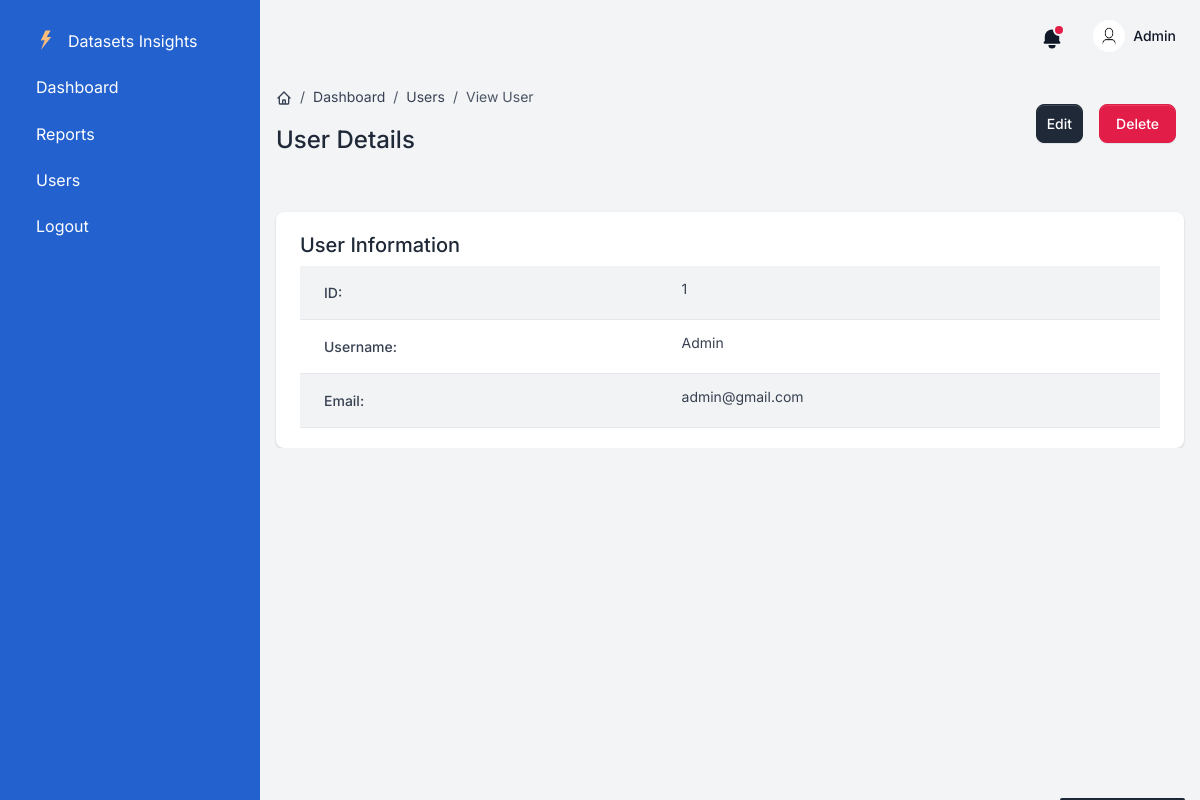
/users/1 (signed in), run on the app's committed database.
### app/models.py (models this page shows, shortened)
class User(UserMixin, db.Model):
    id = db.Column(db.Integer, primary_key=True)
    email = db.Column(db.String(100), unique=True)
    password = db.Column(db.String(100))
    name = db.Column(db.String(100))
    role = db.Column(db.Integer)

### app/user.py (the view)
@users_bp.route('/users/<int:id>', methods=['GET'])
@login_required
def view_user(id):
    user = User.query.get_or_404(id)
    return render_template('users/view_user.html', user=user)

### app/templates/users/view_user.html (shortened to what this page needs)
{% extends "base.html" %}
{% block content %}
    <div class="d-flex justify-content-between flex-wrap flex-md-nowrap align-items-center py-4">
        <div class="d-block mb-4 mb-md-0">
            <nav aria-label="breadcrumb" class="d-none d-md-inline-block">
                <ol class="breadcrumb breadcrumb-dark breadcrumb-transparent">
                    <li class="breadcrumb-item">
                        <a href="{{ url_for('dashboard.dashboard') }}">
                        </a>
                    </li>
                    <li class="breadcrumb-item"><a href="{{ url_for('dashboard.dashboard') }}">Dashboard</a></li>
                    <li class="breadcrumb-item"><a href="{{ url_for('users.users') }}">Users</a></li>
                    <li class="breadcrumb-item active" aria-current="page">View User</li>
                </ol>
            </nav>
            <h2 class="h4">User Details</h2>
        </div>
        <div class="btn-toolbar mb-2 mb-md-0">
            <a href="{{ url_for('users.update_user', id=user.id) }}" class="btn btn-sm btn-gray-800 d-inline-flex align-items-center m-2">
                Edit
            </a>
            <form action="{{ url_for('users.delete_user', id=user.id) }}" method="POST" style="display:inline;">
                <button type="submit" class="btn btn-danger m-2" onclick="return confirm('Are you sure you want to delete this user?');">Delete</button>
            </form>
        </div>
    </div>
    <div class="card border-0 shadow table-wrapper table-responsive">
        <div class="card-body">
            <h4 class="h5">User Information</h4>
            <table class="table table-striped">
                <tbody>
                    <tr><th>ID:</th><td>{{ user.id }}</td></tr>
                    <tr><th>Username:</th><td>{{ user.name }}</td></tr>
                    <tr><th>Email:</th><td>{{ user.email }}</td></tr>
                </tbody>
            </table>
        </div>
    </div>
{% endblock %}

### app/templates/base.html (shortened to what this page needs)
<!DOCTYPE html>
<html lang="en">
    <head>
        <link type="text/css" href="{{ url_for('static', filename='vendor/sweetalert2/dist/sweetalert2.min.css')}}" rel="stylesheet">
        <link type="text/css" href="{{ url_for('static', filename='vendor/notyf/notyf.min.css')}}" rel="stylesheet">
        <link type="text/css" href="{{ url_for('static', filename='css/volt.css')}}" rel="stylesheet">
    </head>
<body>
    <nav id="sidebarMenu" class="sidebar d-lg-block bg-info text-white collapse" data-simplebar>
        <div class="sidebar-inner px-4 pt-3">
            <ul class="nav flex-column pt-3 pt-md-0">
                <li class="nav-item">
                    <a href="{{ url_for('dashboard.dashboard') }}" class="nav-link d-flex align-items-center">
                    <span class="sidebar-icon">
                        <img src="{{ url_for('static', filename='assets/img/brand/light.svg') }}" height="20" width="20" alt="Volt Logo">
                    </span>
                    <span class="mt-1 ms-1 sidebar-text">Datasets Insights</span>
                    </a>
                </li>
                <li class="nav-item">
                    <a href="{{ url_for('dashboard.dashboard') }}" class="nav-link">
                        <span class="sidebar-text">Dashboard</span>
                    </a>
                </li>
                <li class="nav-item">
                    <a href="{{ url_for('reports.reports') }}" class="nav-link">
                        <span class="sidebar-text">Reports</span>
                    </a>
                </li>
                <li class="nav-item">
                    <a href="{{ url_for('users.users') }}" class="nav-link">
                        <span class="sidebar-text">Users</span>
                    </a>
                </li>
                <li class="nav-item">
                    <a href="{{ url_for('auth.logout') }}" class="nav-link">
                        <span class="sidebar-text">Logout</span>
                    </a>
                </li>
            </ul>
        </div>
    </nav>
        <main class="content">
            <nav class="navbar navbar-top navbar-expand navbar-dashboard navbar-dark ps-0 pe-2 pb-0">
                <div class="container-fluid px-0">
                    <div class="d-flex justify-content-between w-100" id="navbarSupportedContent">
                        <ul class="navbar-nav align-items-center">
                            <li class="nav-item dropdown">
                                <a class="nav-link text-dark notification-bell unread dropdown-toggle" data-unread-notifications="true" href="#" role="button" data-bs-toggle="dropdown" data-bs-display="static" aria-expanded="false">
                                    <svg class="icon icon-sm text-gray-900" fill="currentColor" viewBox="0 0 20 20" xmlns="http://www.w3.org/2000/svg"><path d="M10 2a6 6 0 00-6 6v3.586l-.707.707A1 1 0 004 14h12a1 1 0 00.707-1.707L16 11.586V8a6 6 0 00-6-6zM10 18a3 3 0 01-3-3h6a3 3 0 01-3 3z"></path></svg>
                                </a>
                            </li>
                            <li class="nav-item dropdown ms-lg-3">
                                <a class="nav-link dropdown-toggle pt-1 px-0" href="#" role="button" data-bs-toggle="dropdown" aria-expanded="false">
                                    <div class="media d-flex align-items-center">
                                        <img class="avatar rounded-circle" alt="Image placeholder" src="{{ url_for('static', filename='images/user-icon.jpg') }}">
                                        <div class="media-body ms-2 text-dark align-items-center d-none d-lg-block">
                                            <span class="mb-0 font-small fw-bold text-gray-900">{{ current_user.name }}</span>
                                        </div>
                                    </div>
                                </a>
                            </li>
                        </ul>
                    </div>
                </div>
            </nav>
            {% block content %}
            {% endblock %}
        </main>
</body>
</html>

### data on the page
User: name "Admin", id "1", email "admin@gmail.com"
